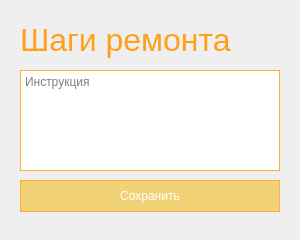
<?xml version="1.0" encoding="UTF-8"?>
<ui version="4.0">
 <class>Dialog</class>
 <widget class="QDialog" name="Dialog">
  <property name="geometry">
   <rect>
    <x>0</x>
    <y>0</y>
    <width>300</width>
    <height>240</height>
   </rect>
  </property>
  <property name="minimumSize">
   <size>
    <width>300</width>
    <height>240</height>
   </size>
  </property>
  <property name="maximumSize">
   <size>
    <width>300</width>
    <height>260</height>
   </size>
  </property>
  <property name="windowTitle">
   <string>Шаги ремонта</string>
  </property>
  <widget class="QWidget" name="widget" native="true">
   <property name="geometry">
    <rect>
     <x>10</x>
     <y>10</y>
     <width>280</width>
     <height>220</height>
    </rect>
   </property>
   <property name="styleSheet">
    <string notr="true">QLabel{
	color: #ff9f1b;
}

QTextEdit{
	border: 1px solid #ffad3d;
}

QPushButton{
	color:white;
	background-color: #f1d275;
	border: 1px solid #ffad3d;
	height: 30px;
}

QPushButton:pressed{
	background-color: #ff9d16;
	font-weight: bold;
}

QPushButton:hover{
	background-color: #ff9d16;
}

QTableView{
	border: 1px solid #ffad3d;
}

QTableView::section{
	background-color: #f1d275;
	color: white;
	border: 1px solid #ffad3d;
	font-size: 14pt;
}

QTableView::item{
	border: 1px solid #ffad3d;
	color: #ffa120;
}

QTableView::item:selected{
	font-weight: bold;
}</string>
   </property>
   <widget class="QLabel" name="steps">
    <property name="geometry">
     <rect>
      <x>10</x>
      <y>10</y>
      <width>220</width>
      <height>40</height>
     </rect>
    </property>
    <property name="font">
     <font>
      <pointsize>24</pointsize>
     </font>
    </property>
    <property name="layoutDirection">
     <enum>Qt::LeftToRight</enum>
    </property>
    <property name="text">
     <string>Шаги ремонта</string>
    </property>
   </widget>
   <widget class="QPushButton" name="save_step">
    <property name="geometry">
     <rect>
      <x>10</x>
      <y>170</y>
      <width>260</width>
      <height>32</height>
     </rect>
    </property>
    <property name="text">
     <string>Сохранить</string>
    </property>
   </widget>
   <widget class="QTextEdit" name="fill_step">
    <property name="geometry">
     <rect>
      <x>10</x>
      <y>60</y>
      <width>260</width>
      <height>101</height>
     </rect>
    </property>
    <property name="verticalScrollBarPolicy">
     <enum>Qt::ScrollBarAlwaysOff</enum>
    </property>
    <property name="html">
     <string>&lt;!DOCTYPE HTML PUBLIC &quot;-//W3C//DTD HTML 4.0//EN&quot; &quot;http://www.w3.org/TR/REC-html40/strict.dtd&quot;&gt;
&lt;html&gt;&lt;head&gt;&lt;meta name=&quot;qrichtext&quot; content=&quot;1&quot; /&gt;&lt;meta charset=&quot;utf-8&quot; /&gt;&lt;style type=&quot;text/css&quot;&gt;
p, li { white-space: pre-wrap; }
hr { height: 1px; border-width: 0; }
li.unchecked::marker { content: &quot;\2610&quot;; }
li.checked::marker { content: &quot;\2612&quot;; }
&lt;/style&gt;&lt;/head&gt;&lt;body style=&quot; font-family:'Cantarell'; font-size:11pt; font-weight:400; font-style:normal;&quot;&gt;
&lt;p style=&quot;-qt-paragraph-type:empty; margin-top:0px; margin-bottom:0px; margin-left:0px; margin-right:0px; -qt-block-indent:0; text-indent:0px;&quot;&gt;&lt;br /&gt;&lt;/p&gt;&lt;/body&gt;&lt;/html&gt;</string>
    </property>
    <property name="overwriteMode">
     <bool>true</bool>
    </property>
    <property name="placeholderText">
     <string>Инструкция</string>
    </property>
   </widget>
  </widget>
 </widget>
 <resources/>
 <connections/>
</ui>
